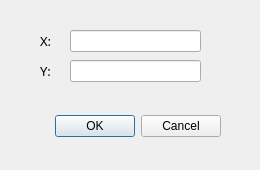
<?xml version="1.0" encoding="UTF-8"?>
<ui version="4.0">
 <class>Dialog</class>
 <widget class="QDialog" name="Dialog">
  <property name="geometry">
   <rect>
    <x>0</x>
    <y>0</y>
    <width>260</width>
    <height>170</height>
   </rect>
  </property>
  <property name="minimumSize">
   <size>
    <width>260</width>
    <height>170</height>
   </size>
  </property>
  <property name="maximumSize">
   <size>
    <width>260</width>
    <height>170</height>
   </size>
  </property>
  <property name="windowTitle">
   <string>Добавление точки</string>
  </property>
  <widget class="QDialogButtonBox" name="button_box">
   <property name="geometry">
    <rect>
     <x>30</x>
     <y>110</y>
     <width>191</width>
     <height>32</height>
    </rect>
   </property>
   <property name="orientation">
    <enum>Qt::Horizontal</enum>
   </property>
   <property name="standardButtons">
    <set>QDialogButtonBox::Cancel|QDialogButtonBox::Ok</set>
   </property>
  </widget>
  <widget class="QLabel" name="y_label">
   <property name="geometry">
    <rect>
     <x>40</x>
     <y>60</y>
     <width>21</width>
     <height>21</height>
    </rect>
   </property>
   <property name="font">
    <font>
     <family>Candara</family>
     <pointsize>10</pointsize>
    </font>
   </property>
   <property name="text">
    <string>Y:</string>
   </property>
  </widget>
  <widget class="QLabel" name="x_label">
   <property name="geometry">
    <rect>
     <x>40</x>
     <y>30</y>
     <width>31</width>
     <height>21</height>
    </rect>
   </property>
   <property name="font">
    <font>
     <family>Candara</family>
     <pointsize>10</pointsize>
    </font>
   </property>
   <property name="text">
    <string>X:</string>
   </property>
  </widget>
  <widget class="QLineEdit" name="x_input_line">
   <property name="geometry">
    <rect>
     <x>70</x>
     <y>30</y>
     <width>131</width>
     <height>22</height>
    </rect>
   </property>
   <property name="font">
    <font>
     <family>Consolas</family>
    </font>
   </property>
   <property name="text">
    <string/>
   </property>
  </widget>
  <widget class="QLineEdit" name="y_line_edit">
   <property name="geometry">
    <rect>
     <x>70</x>
     <y>60</y>
     <width>131</width>
     <height>22</height>
    </rect>
   </property>
   <property name="font">
    <font>
     <family>Consolas</family>
    </font>
   </property>
  </widget>
 </widget>
 <resources/>
 <connections>
  <connection>
   <sender>button_box</sender>
   <signal>accepted()</signal>
   <receiver>Dialog</receiver>
   <slot>accept()</slot>
   <hints>
    <hint type="sourcelabel">
     <x>248</x>
     <y>254</y>
    </hint>
    <hint type="destinationlabel">
     <x>157</x>
     <y>274</y>
    </hint>
   </hints>
  </connection>
  <connection>
   <sender>button_box</sender>
   <signal>rejected()</signal>
   <receiver>Dialog</receiver>
   <slot>reject()</slot>
   <hints>
    <hint type="sourcelabel">
     <x>316</x>
     <y>260</y>
    </hint>
    <hint type="destinationlabel">
     <x>286</x>
     <y>274</y>
    </hint>
   </hints>
  </connection>
 </connections>
</ui>
